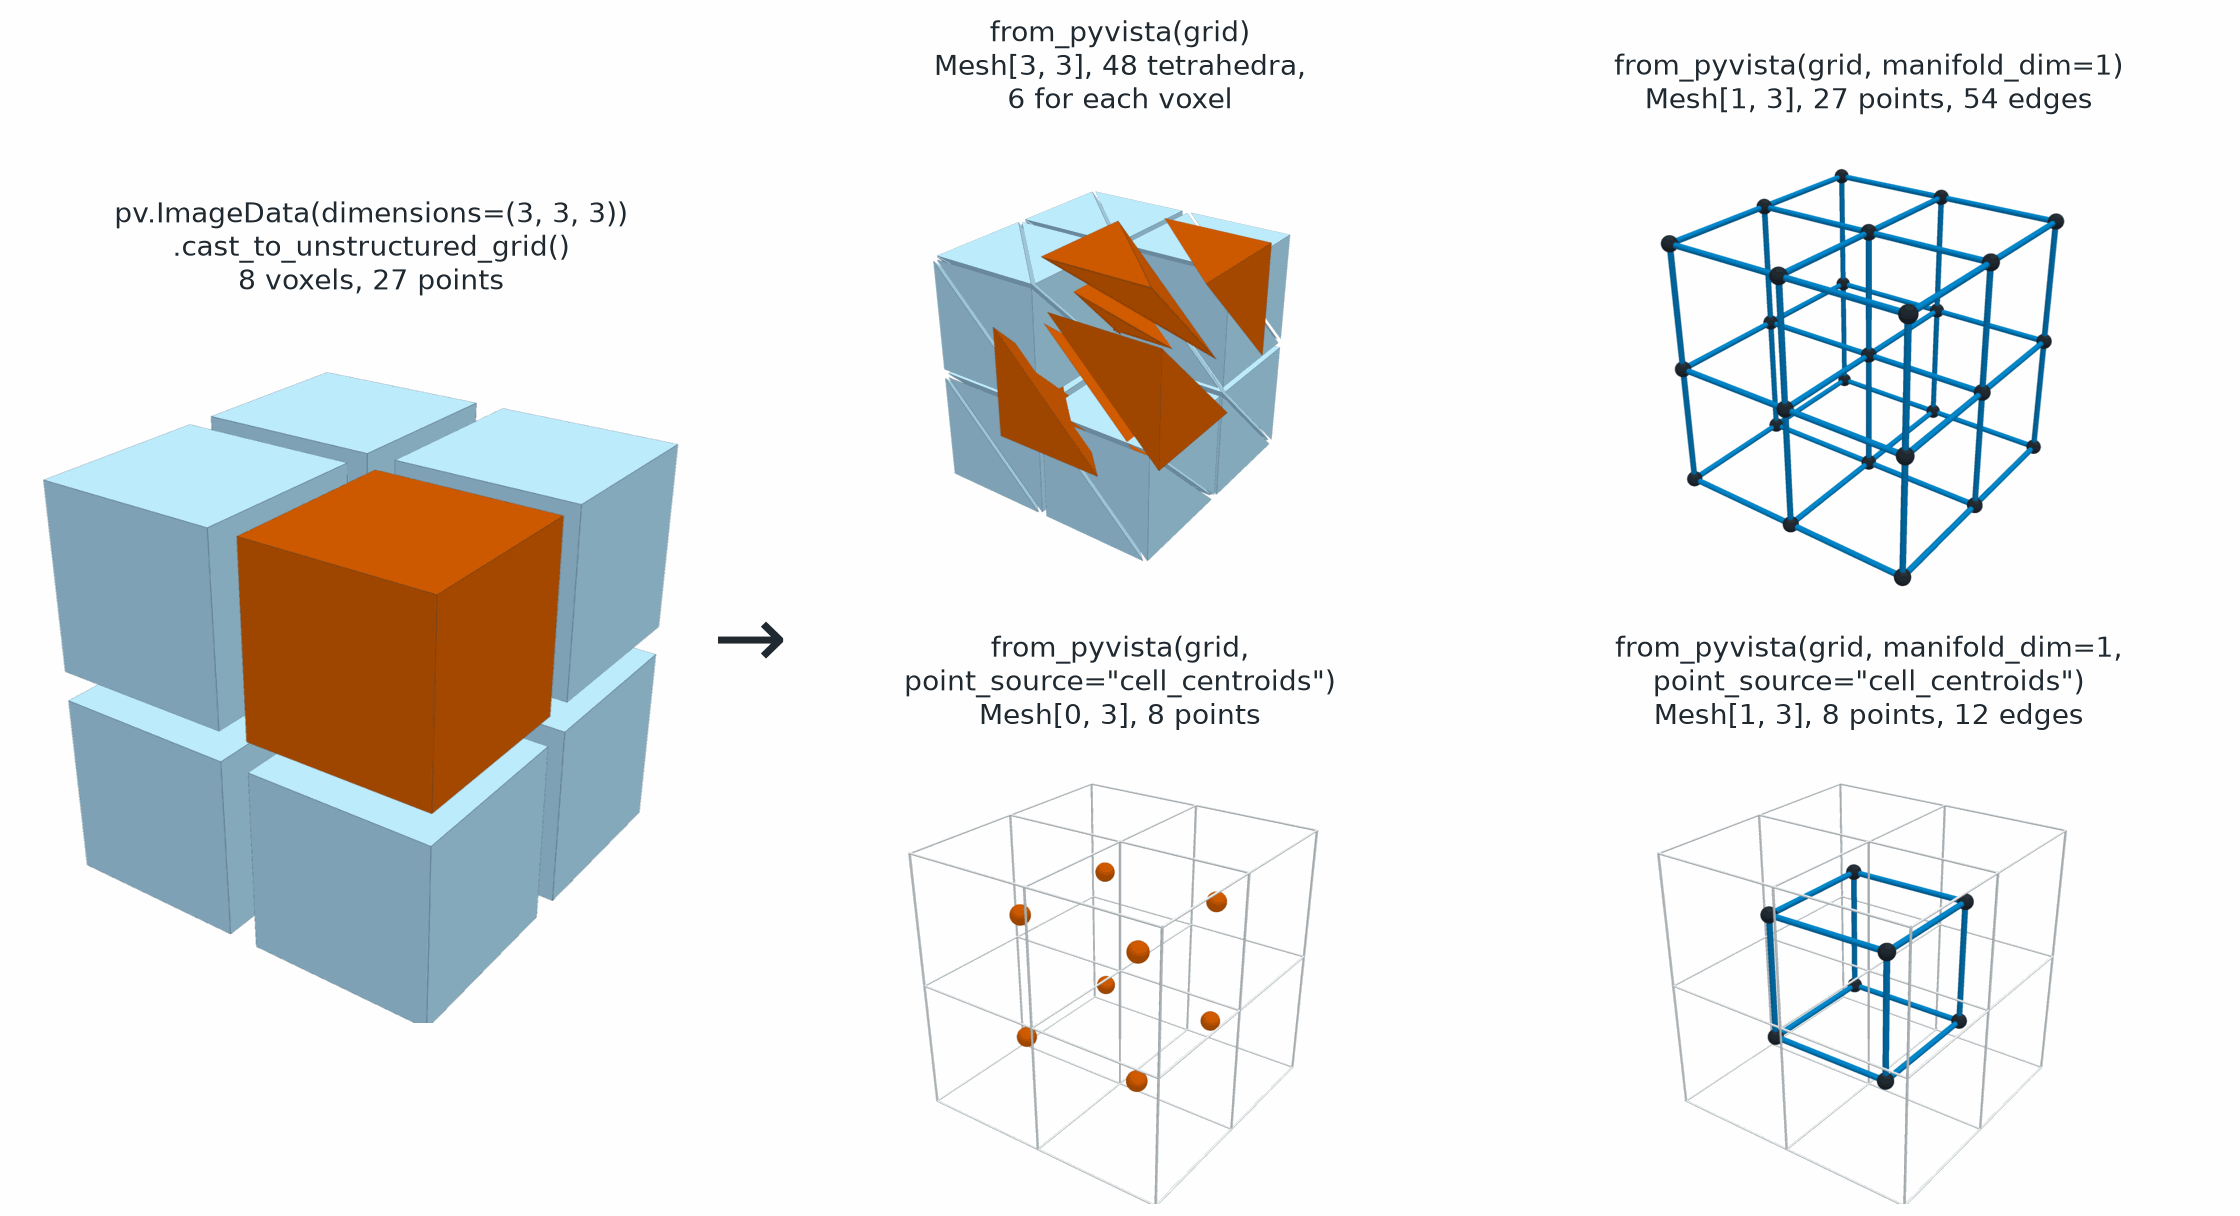

Write the Python code that produced this figure.
# SPDX-FileCopyrightText: Copyright (c) 2023 - 2026 NVIDIA CORPORATION & AFFILIATES.
# SPDX-FileCopyrightText: All rights reserved.
# SPDX-License-Identifier: Apache-2.0
#
# Licensed under the Apache License, Version 2.0 (the "License");
# you may not use this file except in compliance with the License.
# You may obtain a copy of the License at
#
# http://www.apache.org/licenses/LICENSE-2.0
#
# Unless required by applicable law or agreed to in writing, software
# distributed under the License is distributed on an "AS IS" BASIS,
# WITHOUT WARRANTIES OR CONDITIONS OF ANY KIND, either express or implied.
# See the License for the specific language governing permissions and
# limitations under the License.

"""Convert a 2 x 2 x 2 voxel grid with from_pyvista in four ways."""

from pathlib import Path

import matplotlib.pyplot as plt
import numpy as np
import pyvista as pv
import torch
from _style import (
    ACCENT_LIGHTING,
    FAINT_EDGE,
    RESULT,
    SECOND,
    SURFACE,
    SURFACE_EDGE,
    TEXT,
    render,
    save,
    spheres,
    tubes,
)

from physicsnemo.mesh import Mesh
from physicsnemo.mesh.io import from_pyvista, to_pyvista

OUTPUT = Path(__file__).parent / "io_cells_to_simplices.png"

WINDOW = (900, 900)
ZOOM = 1.05
SOLID = {"show_edges": True, "edge_color": SURFACE_EDGE, "line_width": 1.0}


def _graph(mesh, context):
    """A graph as blue tubes and dark nodes, over the faint edges of the voxels."""

    return [
        (tubes(context, radius=0.008), {"color": FAINT_EDGE}),
        (to_pyvista(mesh).tube(radius=0.022), {"color": SECOND}),
        (spheres(mesh.points.numpy(), radius=0.06), {"color": TEXT}),
    ]


def main():
    """Generate the documentation image."""

    grid = pv.ImageData(dimensions=(3, 3, 3)).cast_to_unstructured_grid()

    tets = from_pyvista(grid)
    edges = from_pyvista(grid, manifold_dim=1)
    centroids = from_pyvista(grid, point_source="cell_centroids")
    dual = from_pyvista(grid, manifold_dim=1, point_source="cell_centroids")

    # Mark one voxel, the one nearest the camera, and the tetrahedra cut from it.
    voxel_centers = torch.from_numpy(np.asarray(grid.cell_centers().points)).float()
    marked = int(torch.argmax(voxel_centers @ torch.tensor([1.0, -1.4, 0.9])))
    lo = voxel_centers[marked] - 0.5
    inside = ((tets.cell_centroids > lo) & (tets.cell_centroids < lo + 1.0)).all(dim=1)
    voxel_mask = np.arange(grid.n_cells) == marked
    # Pull the tetrahedra of the marked voxel apart, away from its center.
    corners = tets.points[tets.cells[inside]]
    offsets = corners.mean(dim=1, keepdim=True) - voxel_centers[marked]
    exploded = Mesh(
        points=(corners + 0.9 * offsets).reshape(-1, 3),
        cells=torch.arange(corners.shape[0] * 4).reshape(-1, 4),
    )
    others = to_pyvista(tets.slice_cells(~inside)).shrink(0.92)
    plain_voxels = grid.extract_cells(np.flatnonzero(~voxel_mask)).shrink(0.86)
    marked_voxel = grid.extract_cells(np.flatnonzero(voxel_mask)).shrink(0.86)
    accent = {"color": RESULT, **ACCENT_LIGHTING}

    panels = [
        (
            "pv.ImageData(dimensions=(3, 3, 3))\n"
            f".cast_to_unstructured_grid()\n{grid.n_cells} voxels, {grid.n_points} points",
            [
                (plain_voxels, {"color": SURFACE, **SOLID}),
                (marked_voxel, {**accent, **SOLID}),
            ],
        ),
        (
            f"from_pyvista(grid)\nMesh[3, 3], {tets.n_cells} tetrahedra,\n"
            f"{int(inside.sum())} for each voxel",
            [
                (others, {"color": SURFACE, **SOLID}),
                (to_pyvista(exploded).shrink(0.9), {**accent, **SOLID}),
            ],
        ),
        (
            "from_pyvista(grid, manifold_dim=1)\n"
            f"Mesh[1, 3], {edges.n_points} points, {edges.n_cells} edges",
            _graph(edges, grid),
        ),
        (
            'from_pyvista(grid,\npoint_source="cell_centroids")\n'
            f"Mesh[0, 3], {centroids.n_points} points",
            [
                (tubes(grid, radius=0.008), {"color": FAINT_EDGE}),
                (spheres(centroids.points.numpy(), radius=0.075), accent),
            ],
        ),
        (
            'from_pyvista(grid, manifold_dim=1,\npoint_source="cell_centroids")\n'
            f"Mesh[1, 3], {dual.n_points} points, {dual.n_cells} edges",
            _graph(dual, grid),
        ),
    ]

    figure = plt.figure(figsize=(14.0, 7.6))
    layout = figure.add_gridspec(
        2, 3, left=0.005, right=0.995, top=0.9, bottom=0.01, hspace=0.32, wspace=0.04
    )
    slots = [layout[:, 0], layout[0, 1], layout[0, 2], layout[1, 1], layout[1, 2]]
    for slot, (title, actors) in zip(slots, panels):
        axis = figure.add_subplot(slot)
        axis.imshow(render(actors, window_size=WINDOW, zoom=ZOOM))
        axis.set_axis_off()
        axis.set_title(title, fontsize=12.5)
    figure.text(0.335, 0.47, "→", fontsize=40, ha="center", va="center", color=TEXT)
    save(figure, OUTPUT)


if __name__ == "__main__":
    main()
